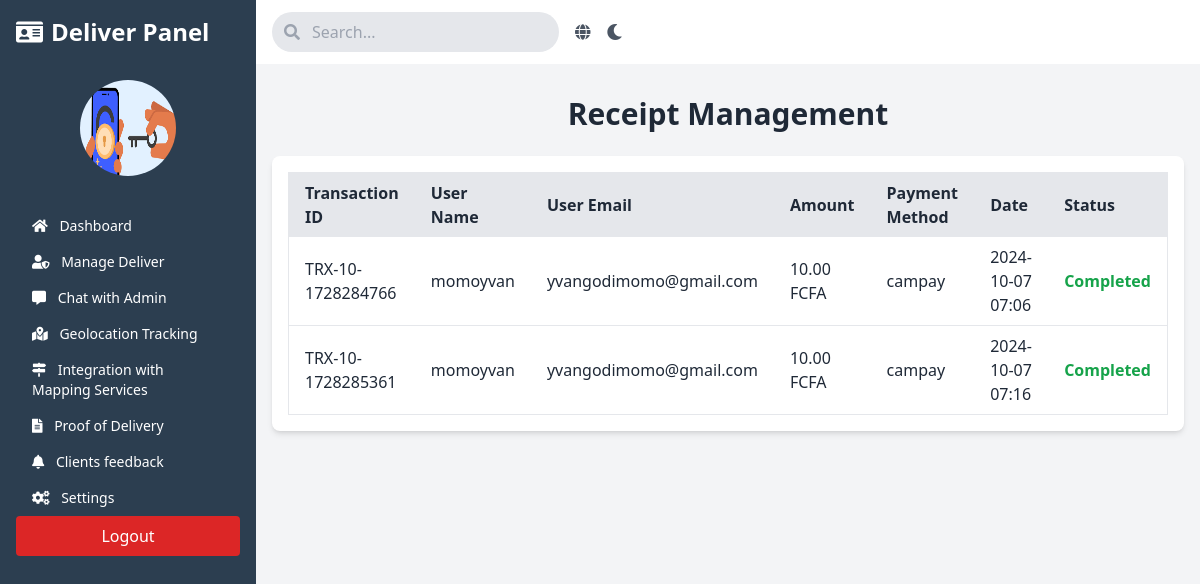
/manage/ (signed in), run on the app's committed database.
### binzi/models.py (models this page shows, shortened)
class Receipt(models.Model):
    transaction_id = models.CharField(max_length=255, unique=True)
    user = models.ForeignKey(settings.AUTH_USER_MODEL, on_delete=models.CASCADE)
    amount = models.DecimalField(max_digits=10, decimal_places=2)
    payment_method = models.CharField(max_length=50)  # E.g., "PayPal", "Credit Card"
    created_at = models.DateTimeField(auto_now_add=True)
    status = models.CharField(max_length=50)  # E.g., "Completed", "Pending"
    pdf = models.FileField(upload_to='receipts/', null=True, blank=True)  # Add this line to store the PDF

class CustomUser(AbstractUser):
    ROLE_CHOICES = (
        ('admin', 'Admin'),
        ('deliver', 'Deliver'),
        ('client', 'Client'),
    )
    role = models.CharField(max_length=30, choices=ROLE_CHOICES, default='client')
    profile_picture = models.ImageField(upload_to='profile_pictures/', blank=True, null=True)
    theme = models.CharField(max_length=100, default='light', choices=[('light', 'Light'), ('dark', 'Dark')])

### binzi/views.py (the view)
# urls.py: path('manage/', views.manage_deliver_view, name='manage_deliver'),
@login_required
def manage_deliver_view(request):
    if request.user.role != 'deliver':
        raise PermissionDenied("You do not have permission to access this page.")
    receipts = Receipt.objects.select_related('user').all()
    return render(request, 'panel/deliver/command/manage_deliver.html', {'receipts': receipts})

### binzi/templates/panel/deliver/command/manage_deliver.html (shortened to what this page needs)
{% extends "panel/base/base_deliver.html" %}
{% block content %}
<h1 class="text-3xl font-bold text-center mb-6">Receipt Management</h1>
<div class="bg-white shadow-md rounded-lg p-4">
    <table class="min-w-full bg-white border border-gray-200">
        <thead>
            <tr>
                <th class="py-2 px-4 bg-gray-200 text-left">Transaction ID</th>
                <th class="py-2 px-4 bg-gray-200 text-left">User Name</th>
                <th class="py-2 px-4 bg-gray-200 text-left">User Email</th>
                <th class="py-2 px-4 bg-gray-200 text-left">Amount</th>
                <th class="py-2 px-4 bg-gray-200 text-left">Payment Method</th>
                <th class="py-2 px-4 bg-gray-200 text-left">Date</th>
                <th class="py-2 px-4 bg-gray-200 text-left">Status</th>
            </tr>
        </thead>
        <tbody>
            {% for receipt in receipts %}
            <tr class="border-b border-gray-200">
                <td class="py-2 px-4">{{ receipt.transaction_id }}</td>
                <td class="py-2 px-4">{{ receipt.user.username }}</td>
                <td class="py-2 px-4">{{ receipt.user.email }}</td>
                <td class="py-2 px-4">{{ receipt.amount }} FCFA</td>
                <td class="py-2 px-4">{{ receipt.payment_method }}</td>
                <td class="py-2 px-4">{{ receipt.created_at|date:"Y-m-d H:i" }}</td>
                <td class="py-2 px-4">
                    {% if receipt.status == 'Completed' %}
                        <span class="text-green-600 font-semibold">{{ receipt.status }}</span>
                    {% else %}
                        <span class="text-red-600 font-semibold">{{ receipt.status }}</span>
                    {% endif %}
                </td>
            </tr>
            {% empty %}
            <tr>
                <td colspan="7" class="text-center py-4">No receipts available</td>
            </tr>
            {% endfor %}
        </tbody>
    </table>
</div>
{% endblock %}

### data on the page
Receipt: transaction_id "TRX-10-1728284766", user.username "momoyvan", user.email "yvangodimomo@gmail.com", amount "10.00", payment_method "campay", created_at "2024-10-07 07:06", status "Completed"
Receipt: transaction_id "TRX-10-1728285361", user.username "momoyvan", user.email "yvangodimomo@gmail.com", amount "10.00", payment_method "campay", created_at "2024-10-07 07:16", status "Completed"
